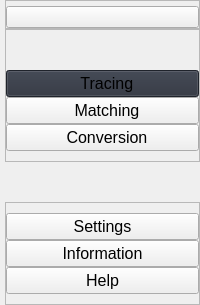
     <widget class="QCustomSlideMenu" name="leftMenuContainer" native="true">
      <property name="maximumSize">
       <size>
        <width>250</width>
        <height>16777215</height>
       </size>
      </property>
      <layout class="QVBoxLayout" name="verticalLayout">
       <property name="spacing">
        <number>0</number>
       </property>
       <property name="leftMargin">
        <number>0</number>
       </property>
       <property name="topMargin">
        <number>0</number>
       </property>
       <property name="rightMargin">
        <number>0</number>
       </property>
       <property name="bottomMargin">
        <number>0</number>
       </property>
       <item>
        <widget class="QWidget" name="leftMenuSubContainer" native="true">
         <property name="enabled">
          <bool>true</bool>
         </property>
         <layout class="QVBoxLayout" name="verticalLayout_2">
          <property name="spacing">
           <number>0</number>
          </property>
          <property name="leftMargin">
           <number>5</number>
          </property>
          <property name="topMargin">
           <number>0</number>
          </property>
          <property name="rightMargin">
           <number>0</number>
          </property>
          <property name="bottomMargin">
           <number>0</number>
          </property>
          <item alignment="Qt::AlignTop">
           <widget class="QFrame" name="frame">
            <property name="frameShape">
             <enum>QFrame::StyledPanel</enum>
            </property>
            <property name="frameShadow">
             <enum>QFrame::Raised</enum>
            </property>
            <layout class="QHBoxLayout" name="horizontalLayout_2">
             <property name="spacing">
              <number>0</number>
             </property>
             <property name="leftMargin">
              <number>0</number>
             </property>
             <property name="topMargin">
              <number>5</number>
             </property>
             <property name="rightMargin">
              <number>0</number>
             </property>
             <property name="bottomMargin">
              <number>0</number>
             </property>
             <item>
              <widget class="QPushButton" name="menuBtn">
               <property name="toolTip">
                <string>Menu</string>
               </property>
               <property name="text">
                <string/>
               </property>
               <property name="icon">
                <iconset resource="resources.qrc">
                 <normaloff>:/icons/icons/align-justify.svg</normaloff>:/icons/icons/align-justify.svg</iconset>
               </property>
               <property name="iconSize">
                <size>
                 <width>24</width>
                 <height>24</height>
                </size>
               </property>
              </widget>
             </item>
            </layout>
           </widget>
          </item>
          <item alignment="Qt::AlignTop">
           <widget class="QFrame" name="frame_2">
            <property name="sizePolicy">
             <sizepolicy hsizetype="Preferred" vsizetype="Preferred">
              <horstretch>0</horstretch>
              <verstretch>0</verstretch>
             </sizepolicy>
            </property>
            <property name="frameShape">
             <enum>QFrame::StyledPanel</enum>
            </property>
            <property name="frameShadow">
             <enum>QFrame::Raised</enum>
            </property>
            <layout class="QVBoxLayout" name="verticalLayout_3">
             <property name="spacing">
              <number>0</number>
             </property>
             <property name="leftMargin">
              <number>0</number>
             </property>
             <property name="topMargin">
              <number>10</number>
             </property>
             <property name="rightMargin">
              <number>0</number>
             </property>
             <property name="bottomMargin">
              <number>10</number>
             </property>
             <item>
              <spacer name="verticalSpacer_2">
               <property name="orientation">
                <enum>Qt::Vertical</enum>
               </property>
               <property name="sizeHint" stdset="0">
                <size>
                 <width>20</width>
                 <height>30</height>
                </size>
               </property>
              </spacer>
             </item>
             <item>
              <widget class="QPushButton" name="tracingBtn">
               <property name="font">
                <font>
                 <family>Segoe UI</family>
                 <pointsize>12</pointsize>
                </font>
               </property>
               <property name="cursor">
                <cursorShape>PointingHandCursor</cursorShape>
               </property>
               <property name="toolTip">
                <string>Transaction Tracing</string>
               </property>
               <property name="styleSheet">
                <string notr="true">


QPushButton {
   background-color: #2c313c;   ; /* replace with your desired color */
}

QPushButton:hover {
    background-color: #2c313c    ; /* replace with your desired color */
}</string>
               </property>
               <property name="text">
                <string>  Tracing</string>
               </property>
               <property name="icon">
                <iconset resource="resources.qrc">
                 <normaloff>:/icons/icons/magnifying-glass.svg</normaloff>:/icons/icons/magnifying-glass.svg</iconset>
               </property>
               <property name="iconSize">
                <size>
                 <width>24</width>
                 <height>24</height>
                </size>
               </property>
              </widget>
             </item>
             <item>
              <widget class="QPushButton" name="matchingBtn">
               <property name="font">
                <font>
                 <family>Segoe UI</family>
                 <pointsize>12</pointsize>
                </font>
               </property>
               <property name="cursor">
                <cursorShape>PointingHandCursor</cursorShape>
               </property>
               <property name="toolTip">
                <string>Transaction Matching</string>
               </property>
               <property name="styleSheet">
                <string notr="true">
QPushButton:hover {
    background-color: #2c313c    ; /* replace with your desired color */
}</string>
               </property>
               <property name="text">
                <string>  Matching</string>
               </property>
               <property name="icon">
                <iconset resource="resources.qrc">
                 <normaloff>:/icons/icons/link-3.svg</normaloff>:/icons/icons/link-3.svg</iconset>
               </property>
               <property name="iconSize">
                <size>
                 <width>24</width>
                 <height>24</height>
                </size>
               </property>
              </widget>
             </item>
             <item>
              <widget class="QPushButton" name="conversionBtn">
               <property name="font">
                <font>
                 <family>Segoe UI</family>
                 <pointsize>12</pointsize>
                </font>
               </property>
               <property name="cursor">
                <cursorShape>PointingHandCursor</cursorShape>
               </property>
               <property name="toolTip">
                <string>Bank Statement Conversion</string>
               </property>
               <property name="styleSheet">
                <string notr="true">
QPushButton:hover {
    background-color: #2c313c    ; /* replace with your desired color */
}
</string>
               </property>
               <property name="text">
                <string>  Conversion</string>
               </property>
               <property name="icon">
                <iconset resource="resources.qrc">
                 <normaloff>:/icons/icons/arrow-convert.svg</normaloff>:/icons/icons/arrow-convert.svg</iconset>
               </property>
               <property name="iconSize">
                <size>
                 <width>24</width>
                 <height>24</height>
                </size>
               </property>
              </widget>
             </item>
            </layout>
           </widget>
          </item>
          <item>
           <spacer name="verticalSpacer">
            <property name="orientation">
             <enum>Qt::Vertical</enum>
            </property>
            <property name="sizeHint" stdset="0">
             <size>
              <width>20</width>
              <height>40</height>
             </size>
            </property>
           </spacer>
          </item>
          <item alignment="Qt::AlignBottom">
           <widget class="QFrame" name="frame_3">
            <property name="frameShape">
             <enum>QFrame::StyledPanel</enum>
            </property>
            <property name="frameShadow">
             <enum>QFrame::Raised</enum>
            </property>
            <layout class="QVBoxLayout" name="verticalLayout_4">
             <property name="spacing">
              <number>0</number>
             </property>
             <property name="leftMargin">
              <number>0</number>
             </property>
             <property name="topMargin">
              <number>10</number>
             </property>
             <property name="rightMargin">
              <number>0</number>
             </property>
             <property name="bottomMargin">
              <number>10</number>
             </property>
             <item>
              <widget class="QPushButton" name="settingsBtn">
               <property name="font">
                <font>
                 <family>Segoe UI</family>
                 <pointsize>12</pointsize>
                </font>
               </property>
               <property name="toolTip">
                <string>Go to settings</string>
               </property>
               <property name="text">
                <string>Settings</string>
               </property>
               <property name="icon">
                <iconset resource="resources.qrc">
                 <normaloff>:/icons/icons/settings.svg</normaloff>:/icons/icons/settings.svg</iconset>
               </property>
               <property name="iconSize">
                <size>
                 <width>24</width>
                 <height>24</height>
                </size>
               </property>
              </widget>
             </item>
             <item>
              <widget class="QPushButton" name="infoBtn">
               <property name="font">
                <font>
                 <family>Segoe UI</family>
                 <pointsize>12</pointsize>
                </font>
               </property>
               <property name="toolTip">
                <string>Information about the app</string>
               </property>
               <property name="text">
                <string>Information</string>
               </property>
               <property name="icon">
                <iconset resource="resources.qrc">
                 <normaloff>:/icons/icons/info.svg</normaloff>:/icons/icons/info.svg</iconset>
               </property>
               <property name="iconSize">
                <size>
                 <width>24</width>
                 <height>24</height>
                </size>
               </property>
              </widget>
             </item>
             <item>
              <widget class="QPushButton" name="helpBtn">
               <property name="font">
                <font>
                 <family>Segoe UI</family>
                 <pointsize>12</pointsize>
                </font>
               </property>
               <property name="toolTip">
                <string>Get more help</string>
               </property>
               <property name="text">
                <string>Help</string>
               </property>
               <property name="icon">
                <iconset resource="resources.qrc">
                 <normaloff>:/icons/icons/help-circle.svg</normaloff>:/icons/icons/help-circle.svg</iconset>
               </property>
               <property name="iconSize">
                <size>
                 <width>24</width>
                 <height>24</height>
                </size>
               </property>
              </widget>
             </item>
            </layout>
           </widget>
          </item>
         </layout>
        </widget>
       </item>
      </layout>
     </widget>
